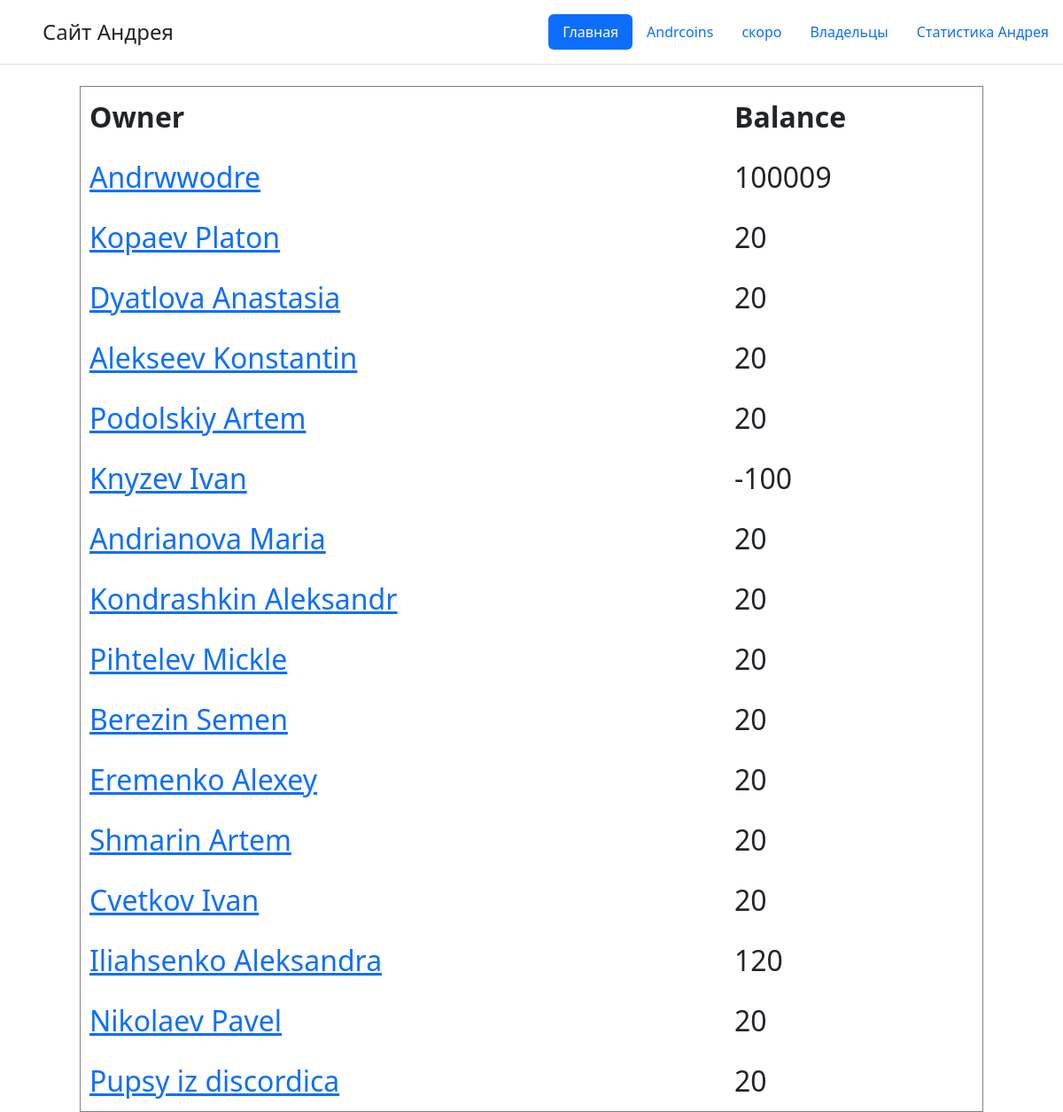
/Andrcoinsowners, run on an earlier commit of the app's database.
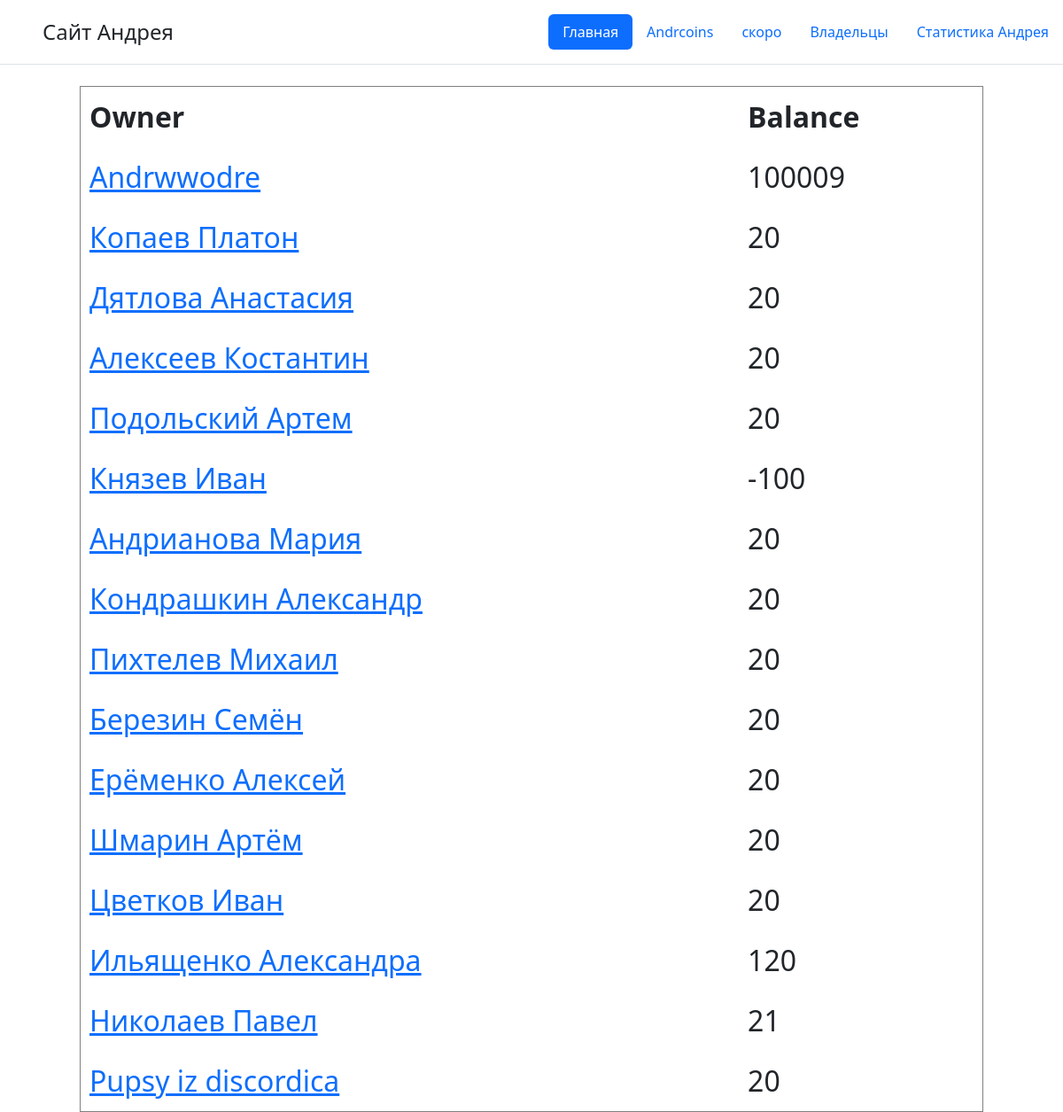
And on a later commit of the database.
### main.py (models this page shows, shortened)
class Andrcoins(db.Model):
    numero = db.Column(db.INTEGER, primary_key=True, nullable=False)
    Name = db.Column(db.String(200), nullable=False)
    balance = db.Column(db.INTEGER, nullable=False)

### main.py (the view)
@app.route('/Andrcoinsowners')
def posts():
    return render_template("coins.html", articles=nice())

### aa.py (called while the page is built)
def nice():
    m = []
    con = sqlite3.connect("finans_piromida.db")
    cur = con.cursor()
    result = cur.execute("""SELECT * FROM Andrcoins""").fetchall()
    print("Content-type: text/html")
    for elem in result:
        i, n, b = elem
        m.append((n, b))
    con.close()
    return m

### templates/coins.html (shortened to what this page needs)
<!doctype html>
<html lang="en">
<head>
    <link rel="stylesheet" href="{{ url_for('static', filename='css/main.css') }}">
    <link rel="stylesheet" href="{{ url_for('static', filename='css/main.css')}}">
	<link href="https://cdn.jsdelivr.net/npm/bootstrap@5.2.3/dist/css/bootstrap.min.css" rel="stylesheet">
</head>
<body>
    <header class="d-flex flex-wrap justify-content-center py-3 mb-4 border-bottom">
      <a href="/" class="d-flex align-items-center mb-3 mb-md-0 me-md-auto text-dark text-decoration-none">
        <svg class="bi me-2" width="40" height="32"><use xlink:href="#bootstrap"></use></svg>
        <span class="fs-4">Сайт Андрея</span>
      </a>
      <ul class="nav nav-pills">
        <li class="nav-item"><a href="/" class="nav-link active" aria-current="page">Главная</a></li>
        <li class="nav-item"><a href="/Andrcoins" class="nav-link">Andrcoins</a></li>
        <li class="nav-item"><a href="/" class="nav-link">скоро</a></li>
        <li class="nav-item"><a href="/Andrcoinsowners" class="nav-link">Владельцы</a></li>
        <li class="nav-item"><a href="/Andrinfo" class="nav-link">Статистика Андрея</a></li>
      </ul>
    </header>
    <table border="1" align="center" width="85%" cellpadding="10"  style="font-size: 2em">
        <tr>
	<th>Owner</th>
	<th>Balance</th>
	</tr>
        {% for el in articles %}
            <tr>
	    <td><a href="/{{ el[0] }}.html">{{ el[0] }}</a></td>
	    <td>{{ el[1] }}</td>
	    </tr>
        {% endfor %}
    </table>
</body>
</html>

What changed in the data, as far as the page shows it:
changed Andrcoins: Name "Kopaev Platon" → "Копаев Платон"
changed Andrcoins: Name "Dyatlova Anastasia" → "Дятлова Анастасия"
changed Andrcoins: Name "Alekseev Konstantin" → "Алексеев Костантин"
changed Andrcoins: Name "Podolskiy Artem" → "Подольский Артем"
changed Andrcoins: Name "Knyzev Ivan" → "Князев Иван"
changed Andrcoins: Name "Andrianova Maria" → "Андрианова Мария"
changed Andrcoins: Name "Kondrashkin Aleksandr" → "Кондрашкин Александр"
changed Andrcoins: Name "Pihtelev Mickle" → "Пихтелев Михаил"
changed Andrcoins: Name "Berezin Semen" → "Березин Семён"
changed Andrcoins: Name "Eremenko Alexey" → "Ерёменко Алексей"
changed Andrcoins: Name "Shmarin Artem" → "Шмарин Артём"
changed Andrcoins: Name "Cvetkov Ivan" → "Цветков Иван"
changed Andrcoins: Name "Iliahsenko Aleksandra" → "Ильященко Александра"
changed Andrcoins: Name "Nikolaev Pavel" → "Николаев Павел"; balance "20" → "21"
